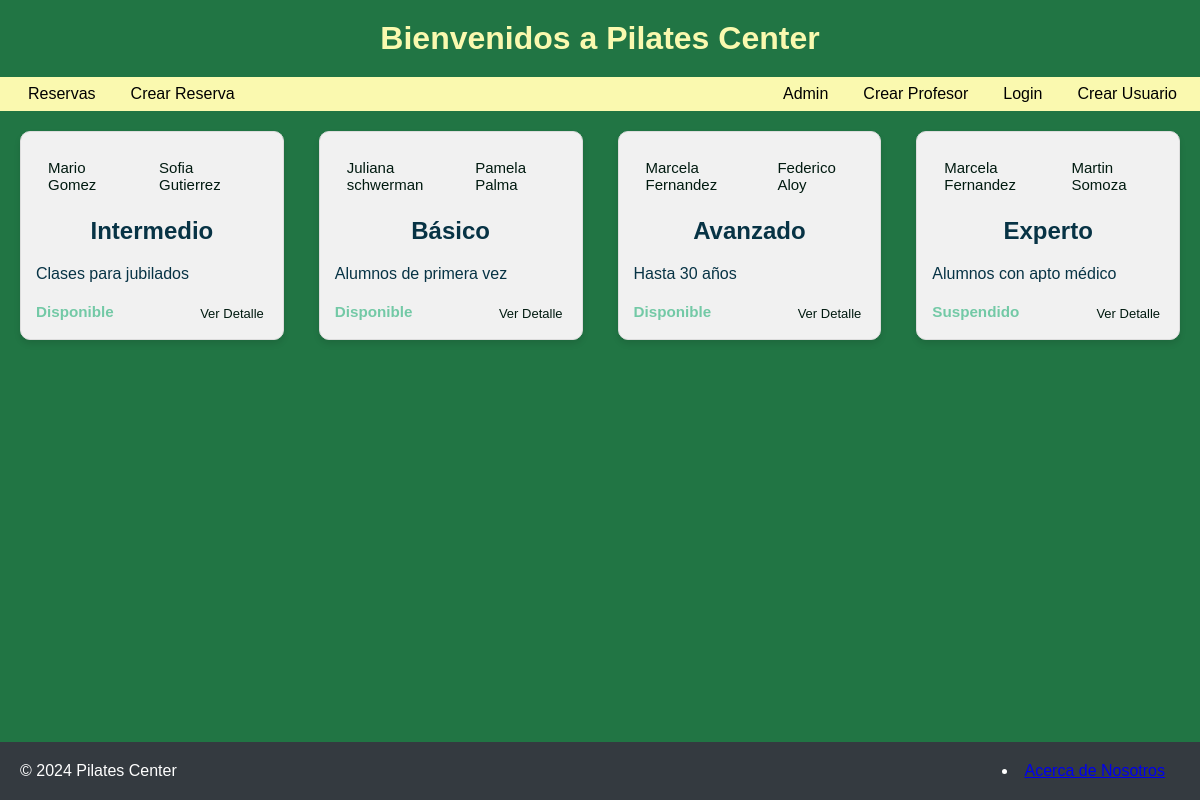
Page /reserves/list/ on the earlier database version.
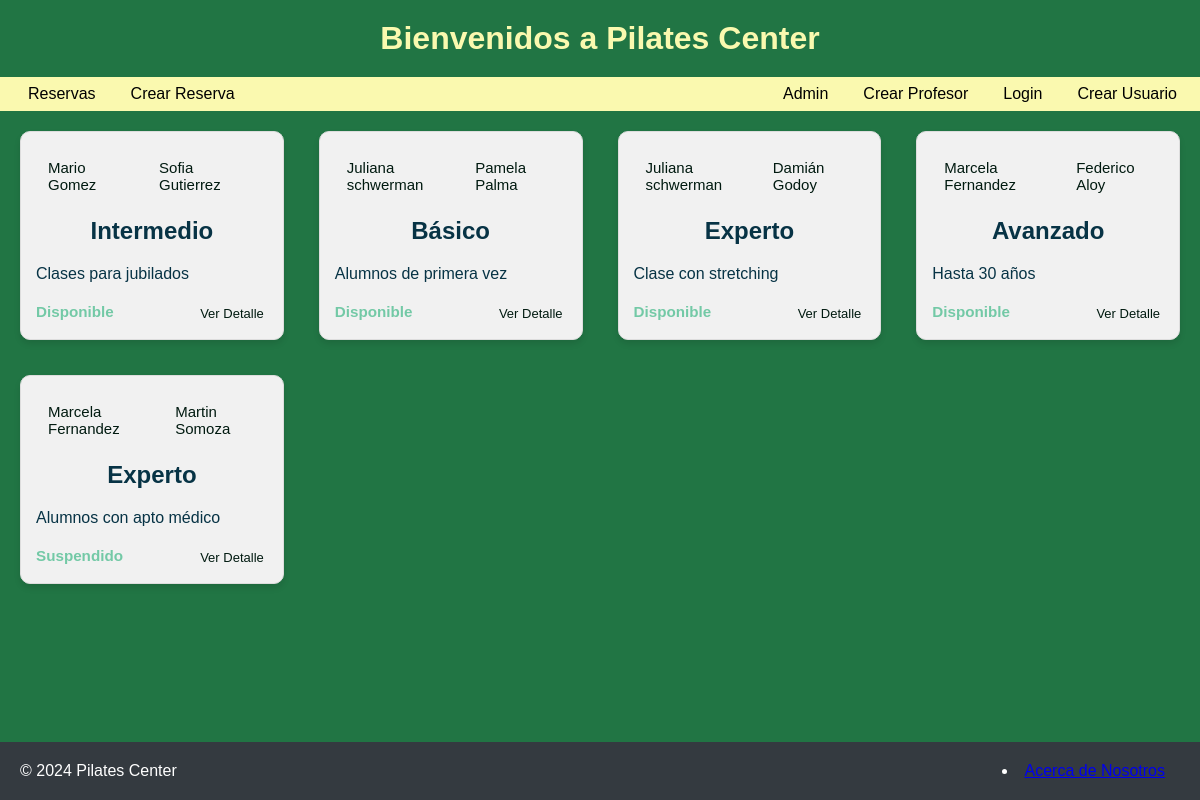
Same page on the later database version.
### reserves/models.py (models this page shows, shortened)
class Clase(models.Model):
    profesor = models.ForeignKey(Profesor, on_delete=models.CASCADE,related_name='clases')
    suplente = models.ForeignKey(Suplente, on_delete=models.CASCADE,related_name='clases')
    nivel = models.CharField(max_length=50)
    descripcion = models.CharField(max_length=200)
    fecha_inicio = models.DateField(default=datetime.now)
    fecha_fin = models.DateField(default=datetime.now)
    estado = models.ForeignKey(Estado, on_delete=models.CASCADE,related_name='clases')

class Profesor(models.Model):
    nombre = models.CharField(max_length=20)
    def __str__(self):
        return f"{self.nombre}"

class Suplente(models.Model):
    nombre = models.CharField(max_length=20)
    def __str__(self):
        return f"{self.nombre}"

class Estado(models.Model):
    estado = models.CharField(max_length=11)
    def __str__(self):
        return f"{self.estado}"

### reserves/views.py (the view)
# urls.py: path("list/", list_view, name = "reserves-list"),
def list_view(request):
    clases = Clase.objects.all().order_by('estado', 'suplente')
    contexto_dict = {'clases': clases}
    return render(request, "reserves/list.html", contexto_dict)

### reserves/templates/reserves/list.html
{% extends 'reserves/home.html' %} {% block content %}
<div class="clase-container">
  {% for clase in clases %}
  <div class="clase">
    <div class="clase-header">
      <a href="{% url 'filter_by_profesor' clase.profesor.nombre %}" class="tag"
        >{{ clase.profesor }}</a
      >
      <a href="{% url 'filter_by_suplente' clase.suplente.nombre %}" class="tag"
        >{{ clase.suplente }}</a
      >
    </div>
    <h2>{{ clase.nivel }}</h2>
    <p>{{ clase.descripcion }}</p>
    <div class="clase-footer">
      <h3 data-estado="{{ clase.estado }}">{{ clase.estado }}</h3>
      <a href="{% url 'detail_view' clase.id %}" class="btn-detail"
        >Ver Detalle</a
      >
    </div>
  </div>
  {% empty %}
  <p>No hay reservas disponibles.</p>
  {% endfor %}
</div>
{% endblock %}

Differences in the rows shown:
added Clase: profesor "Juliana schwerman", suplente "Damián Godoy", nivel "Experto", descripcion "Clase con stretching", estado "Disponible"
